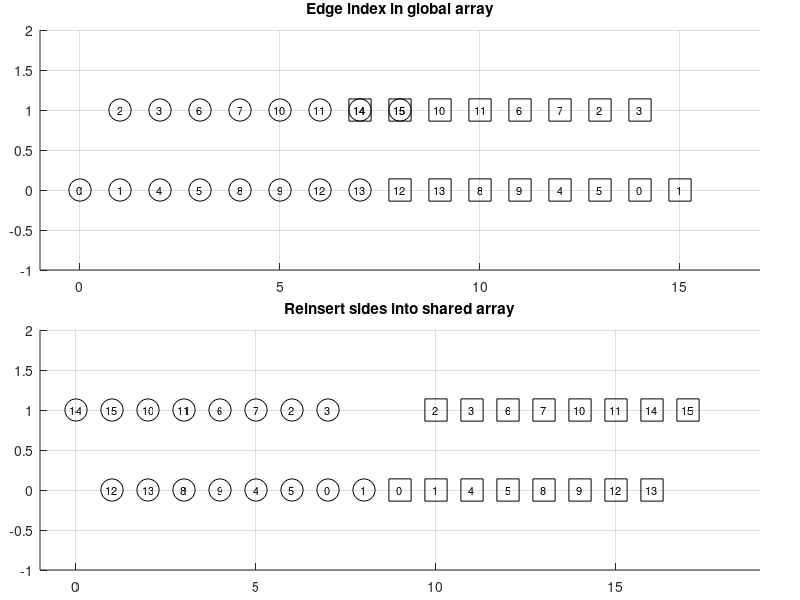

The MATLAB source for this figure:
clear 
clc
close all

pos_top = [.05, .55, .9, .4];
pos_bottom = [.05, .05, .9, .4];

ax_top = subplot('position',pos_top);
ax_bottom = subplot('position',pos_bottom);

%This is right, but they do overlap when you put them IN the arrays.
subplot(ax_top)
tid = (1:16)-1;
base = 16;
leftidx = floor(tid/2) + (mod(floor(tid/2),2) * base) + mod(tid,2);
rightidx = (base - 2) + (mod(floor(tid/2),2) * base) + mod(tid,2) -  floor(tid/2);
hold on
for k = 1:base
    
    plot(mod(leftidx(k),base),floor(leftidx(k)/base), 'ok', 'MarkerSize', 16)
    plot(mod(rightidx(k),base),floor(rightidx(k)/base), 'sk', 'MarkerSize', 16)
    text(mod(rightidx(k),base),floor(rightidx(k)/base),num2str(tid(k)), 'HorizontalAlignment','center', 'VerticalAlignment','middle', 'fontsize', 8 );
    text(mod(leftidx(k),base),floor(leftidx(k)/base),num2str(tid(k)), 'HorizontalAlignment','center', 'VerticalAlignment','middle', 'fontsize', 8 );
    
end
grid on
ylim([-1,2])
xlim([-1,base+1])
title('Edge index in global array')

%Now take them out of the arrays.
base= base+2;
height = base/2;

leftidx = height - floor(tid/2) + (mod(floor(tid/2),2) * base) + (mod(tid,2)) - 2;
rightidx = height + floor(tid/2) + (mod(floor(tid/2),2) * base) + (mod(tid,2));

subplot(ax_bottom)
hold on
grid on
for k = 1:length(tid)
    
    plot(mod(leftidx(k),base),floor(leftidx(k)/base), 'ok', 'MarkerSize', 16)
    plot(mod(rightidx(k),base),floor(rightidx(k)/base), 'sk', 'MarkerSize', 16)
    text(mod(rightidx(k),base),floor(rightidx(k)/base),num2str(tid(k)), 'HorizontalAlignment','center', 'VerticalAlignment','middle', 'fontsize', 8 );
    text(mod(leftidx(k),base),floor(leftidx(k)/base),num2str(tid(k)), 'HorizontalAlignment','center', 'VerticalAlignment','middle', 'fontsize', 8 );
    
end
ylim([-1,2])
xlim([-1,base+1])
title('Reinsert sides into shared array')